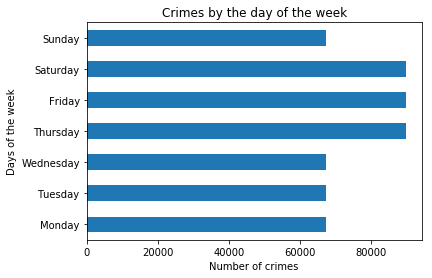

Python code for this plot:
# -*- coding: utf-8 -*-
"""dat 4 toynbee crime final.ipynb

Automatically generated by Colaboratory.

Original file is located at
    https://colab.research.google.com/drive/1HJY4SUA0fI_Xo0-TZHz-STyJiOUmLxLQ
"""

import matplotlib.pyplot as plt #to define plot parameters
import seaborn as sns #to graphical plots
import numpy as np #to math
import pandas as pd
import datetime as dt
import matplotlib.ticker as ticker

crime_df = pd.read_csv('https://raw.githubusercontent.com/research-at-toynbee-hall/datathons/master/datasets/datathon-2019-04-24/crime_in_london/cleaned/long_london_crime_2017-2019.csv')

crime_df['yearmonthday'] = crime_df['year_month'].apply(lambda x: dt.datetime.strptime(x, '%Y-%m-%d'))
crime_df['year'] = crime_df['yearmonthday'].dt.year

#changing the format to datetime so we can plot the chart
crime_df1 = crime_df.copy()
crime_df1.index = pd.to_datetime(crime_df1['yearmonthday'], format = '%Y-%m-%d')

#Grouping the crimes by the date
crimes_groupby = crime_df1.groupby([pd.TimeGrouper('2M'), 'MajorText'])
crime_data = crimes_groupby['MajorText'].count().rename('Count')

#Creating a dataframe (for use in plotting) 
crimes_groupby = crime_df1.groupby([pd.TimeGrouper('2M'), 'MajorText'])
crime_data = crimes_groupby['MajorText'].count().rename('Count')
crime_data = crime_data.unstack()

#Plot of crimes by the day of the week
daysoftheweek = ['Monday','Tuesday','Wednesday',  'Thursday', 'Friday', 'Saturday', 'Sunday']
crime_df1.groupby([crime_df1.index.dayofweek]).size().plot(kind='barh')
plt.ylabel('Days of the week')
plt.yticks(np.arange(7), daysoftheweek)
plt.xlabel('Number of crimes')
plt.title('Crimes by the day of the week')
plt.show()
